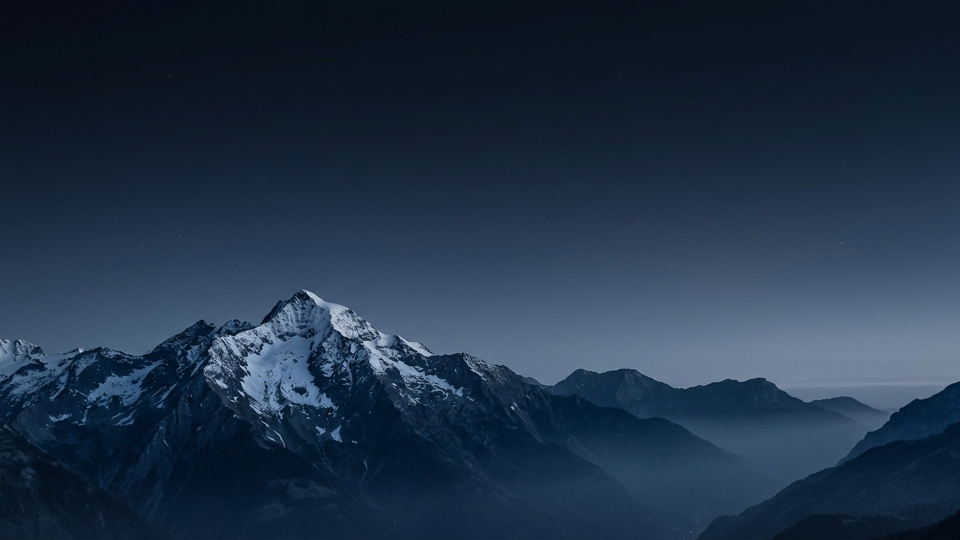
#> input picture assets/wallpaper-night.jpg, 1920 x 1080 px (shown at 1/2 size)
$ python build-peak-ui-pack.py
#> lines starting #> are read from the running program, lines starting #| are printed output that depends on the picture
import io
import json
import math
import random
import zipfile
from pathlib import Path
from PIL import Image, ImageDraw, ImageFilter

ROOT = Path(__file__).resolve().parent.parent
ASSETS_DIR = ROOT / "assets"
WALLPAPER_NIGHT = ASSETS_DIR / "wallpaper-night.jpg"
ICON_PNG = ASSETS_DIR / "icon.png"
OUT_ZIP = ASSETS_DIR / "peak-ui-pack.zip"


def png_bytes(img: Image.Image) -> bytes:
    buf = io.BytesIO()
    img.save(buf, format="PNG", optimize=True)
    return buf.getvalue()


def build_pack_png() -> bytes:
    im = Image.open(ICON_PNG).convert("RGBA").resize((128, 128), Image.Resampling.LANCZOS)
    return png_bytes(im)


def build_panorama_faces(size: int = 512) -> dict[str, bytes]:
    """Generate 6 seamless dark-alpine mountain panorama faces derived from Peak night wallpaper."""
    src = Image.open(WALLPAPER_NIGHT).convert("RGB")
    strip_w = size * 4
    # Mirror-tile horizontally twice so wraparound at 360 deg (face 3 -> face 0) has zero seam
    flipped = src.transpose(Image.Transpose.FLIP_LEFT_RIGHT)
    combined = Image.new("RGB", (src.width * 2, src.height))
    combined.paste(src, (0, 0))
    combined.paste(flipped, (src.width, 0))
    strip = combined.resize((strip_w, size), Image.Resampling.LANCZOS)

    # Darken slightly and infuse alpine navy atmosphere so white Minecraft menus pop cleanly
    top_strip_color = (7, 14, 28)
    bot_strip_color = (5, 9, 17)
    overlay_grad = Image.new("RGBA", (strip_w, size))
    od = ImageDraw.Draw(overlay_grad)
    for y in range(size):
        t = y / max(1, size - 1)
        if t < 0.25:
            a = int(200 * (1.0 - t / 0.25))
            od.line([(0, y), (strip_w, y)], fill=(*top_strip_color, a))
        elif t > 0.78:
            a = int(225 * ((t - 0.78) / 0.22))
            od.line([(0, y), (strip_w, y)], fill=(*bot_strip_color, a))
        else:
            od.line([(0, y), (strip_w, y)], fill=(7, 13, 24, 52))

    # Add subtle aurora cyan/indigo mist band across the upper sky
    rng = random.Random(20261124)
    aurora = Image.new("RGBA", (strip_w, size), (0, 0, 0, 0))
    ad = ImageDraw.Draw(aurora)
    for i in range(18):
        cx = int((i / 18.0) * strip_w)
        cy = int(size * (0.28 + 0.06 * math.sin(i * 0.9)))
        rx = size // 2
        ry = size // 6
        ad.ellipse([cx - rx, cy - ry, cx + rx, cy + ry], fill=(32, 165, 232, 10))
    aurora = aurora.filter(ImageFilter.GaussianBlur(radius=28))

    # Add subtle pinpoint alpine stars on upper sky
    stars = Image.new("RGBA", (strip_w, size), (0, 0, 0, 0))
    sd = ImageDraw.Draw(stars)
    for _ in range(360):
        sx = rng.randint(0, strip_w - 1)
        sy = rng.randint(4, int(size * 0.52))
        alpha = rng.randint(55, 195)
        col = (210, 238, 255, alpha) if rng.random() < 0.7 else (120, 210, 255, alpha)
        sd.point((sx, sy), fill=col)

    strip_rgba = Image.alpha_composite(strip.convert("RGBA"), aurora)
    strip_rgba = Image.alpha_composite(strip_rgba, overlay_grad)
    strip_rgba = Image.alpha_composite(strip_rgba, stars).convert("RGB")

    faces: dict[str, bytes] = {}
    for idx in range(4):
        crop = strip_rgba.crop((idx * size, 0, (idx + 1) * size, size))
        faces[f"panorama_{idx}.png"] = png_bytes(crop)

    # Top face (panorama_4.png): deep zenith alpine night sky + stars
    top_img = Image.new("RGB", (size, size), top_strip_color)
    td = ImageDraw.Draw(top_img)
    for _ in range(180):
        sx = rng.randint(2, size - 3)
        sy = rng.randint(2, size - 3)
        b = rng.randint(85, 220)
        td.point((sx, sy), fill=(int(b * 0.8), int(b * 0.92), b))
    faces["panorama_4.png"] = png_bytes(top_img)

    # Bottom face (panorama_5.png): deep obsidian ridge shadow
    bot_img = Image.new("RGB", (size, size), bot_strip_color)
    faces["panorama_5.png"] = png_bytes(bot_img)

    # Subtle radial vignette overlay
    ov = Image.new("RGBA", (256, 256), (0, 0, 0, 0))
    ov_px = ov.load()
    for y in range(256):
        dy = (y - 127.5) / 127.5
        for x in range(256):
            dx = (x - 127.5) / 127.5
            dist = min(1.0, math.sqrt(dx * dx + dy * dy))
            alpha = int(max(0, min(145, 28 + 110 * (dist ** 1.65))))
            ov_px[x, y] = (7, 13, 23, alpha)
    faces["panorama_overlay.png"] = png_bytes(ov)
    return faces


def make_glass_button(fill_top, fill_bot, border_col, inner_glow=None) -> bytes:
    w, h = 200, 20
    im = Image.new("RGBA", (w, h), (0, 0, 0, 0))
    draw = ImageDraw.Draw(im)
    for y in range(h):
        t = y / max(1, h - 1)
        r = int(fill_top[0] + (fill_bot[0] - fill_top[0]) * t)
        g = int(fill_top[1] + (fill_bot[1] - fill_top[1]) * t)
        b = int(fill_top[2] + (fill_bot[2] - fill_top[2]) * t)
        a = int(fill_top[3] + (fill_bot[3] - fill_top[3]) * t)
        draw.line([(1, y), (w - 2, y)], fill=(r, g, b, a))

    # Crisp 1px perimeter with rounded corners
    draw.rectangle([0, 1, w - 1, h - 2], outline=border_col)
    draw.rectangle([1, 0, w - 2, h - 1], outline=border_col)
    if inner_glow:
        draw.line([(2, 1), (w - 3, 1)], fill=inner_glow)
    return png_bytes(im)


def build_hotbar_sprites() -> dict[str, bytes]:
    out: dict[str, bytes] = {}

    # 182x22 main hotbar: dark translucent glass with subtle ice-blue outer rim and slot separators
    hb = Image.new("RGBA", (182, 22), (0, 0, 0, 0))
    hd = ImageDraw.Draw(hb)
    for y in range(1, 21):
        t = (y - 1) / 19.0
        a = int(198 + 20 * t)
        hd.line([(1, y), (180, y)], fill=(8, 15, 28, a))
    hd.rectangle([0, 0, 181, 21], outline=(56, 189, 248, 105))
    hd.line([(1, 1), (180, 1)], fill=(186, 230, 253, 35))
    for slot in range(1, 9):
        x = 1 + slot * 20
        hd.line([(x, 3), (x, 18)], fill=(148, 163, 184, 48))
    out["hotbar.png"] = png_bytes(hb)

    # 24x23 active slot selection frame with ice-blue highlight
    sel = Image.new("RGBA", (24, 23), (0, 0, 0, 0))
    sd = ImageDraw.Draw(sel)
    sd.rectangle([1, 1, 22, 21], fill=(56, 189, 248, 28), outline=(56, 189, 248, 245))
    sd.rectangle([0, 0, 23, 22], outline=(125, 211, 252, 165))
    # Bright corner pixels for modern tactical Peak look
    for cx, cy in [(0, 0), (1, 0), (0, 1), (22, 0), (23, 0), (23, 1), (0, 21), (0, 22), (1, 22), (23, 21), (22, 22), (23, 22)]:
        sel.putpixel((cx, cy), (224, 242, 254, 255))
    out["hotbar_selection.png"] = png_bytes(sel)

    # 29x24 offhand slot (left / right)
    def offhand_sprite(slot_x0: int) -> bytes:
        im = Image.new("RGBA", (29, 24), (0, 0, 0, 0))
        d = ImageDraw.Draw(im)
        d.rectangle([slot_x0, 1, slot_x0 + 21, 22], fill=(8, 15, 28, 200), outline=(56, 189, 248, 105))
        d.line([(slot_x0 + 1, 2), (slot_x0 + 20, 2)], fill=(186, 230, 253, 35))
        return png_bytes(im)

    out["hotbar_offhand_left.png"] = offhand_sprite(0)
    out["hotbar_offhand_right.png"] = offhand_sprite(7)

    # 15x15 crisp minimal Peak crosshair
    ch = Image.new("RGBA", (15, 15), (0, 0, 0, 0))
    # Dark outer halo for contrast on white snow, crisp ice-white core
    dark = (7, 13, 23, 185)
    core = (232, 246, 255, 245)
    accent = (56, 189, 248, 255)
    for i in range(3, 6):
        ch.putpixel((7 - 1, i), dark)
        ch.putpixel((7 + 1, i), dark)
        ch.putpixel((7 - 1, 14 - i), dark)
        ch.putpixel((7 + 1, 14 - i), dark)
        ch.putpixel((i, 7 - 1), dark)
        ch.putpixel((i, 7 + 1), dark)
        ch.putpixel((14 - i, 7 - 1), dark)
        ch.putpixel((14 - i, 7 + 1), dark)
    for i in range(3, 6):
        ch.putpixel((7, i), core)
        ch.putpixel((7, 14 - i), core)
        ch.putpixel((i, 7), core)
        ch.putpixel((14 - i, 7), core)
    ch.putpixel((7, 7), accent)
    out["crosshair.png"] = png_bytes(ch)
    return out


def main() -> None:
    pack_mcmeta = {
        "pack": {
            "pack_format": 46,
            "supported_formats": {"min_inclusive": 15, "max_inclusive": 999},
            "min_format": 15,
            "max_format": 999,
            "description": "Peak Alpine UI — Ciemny alpejski motyw, HUD i menu Peak Launchera",
        }
    }
    button_mcmeta = json.dumps(
        {"gui": {"scaling": {"type": "nine_slice", "width": 200, "height": 20, "border": 3}}},
        indent=2,
    )

    splashes = "\n".join(
        [
            "Peak Launcher — Alpine Edition!",
            "Szczyt zawsze przed Tobą!",
            "Right Shift -> Nowe Peak Client GUI!",
            "Lepsze F3 aktywne!",
            "Zoom (C) & Fullbright (G)!",
            "Własny serwer <adres>.peak!",
            "Pure Cinema Alpine UI!",
            "Zero UAC, czysta wydajność!",
        ]
    ) + "\n"

    pano = build_panorama_faces(512)
#> in build_panorama_faces, src is the input picture: PIL image 1920x1080 RGB; mean R, G, B 32.4, 50, 70.6
#> in build_panorama_faces, `combined = Image.new("RGB", (src.width * 2, src.height))`: combined: PIL image 3840x1080 RGB; every value is 0
#> in build_panorama_faces, `combined.paste(flipped, (src.width, 0))`:
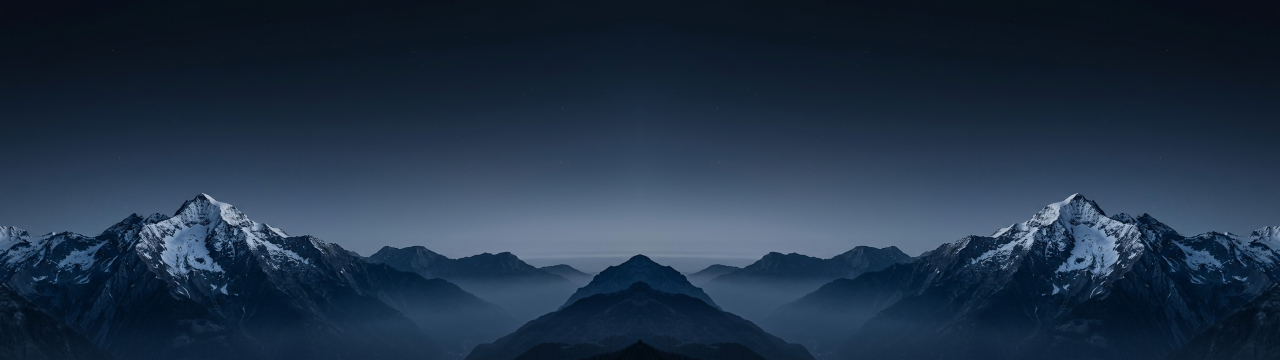
#> combined: PIL image 3840x1080 RGB (shown at 1/3 size); mean R, G, B 32.4, 50, 70.6
#> in build_panorama_faces, `overlay_grad = Image.new("RGBA", (strip_w, size))`: overlay_grad: PIL image 2048x512 RGBA; every value is 0
#> in build_panorama_faces, `aurora = aurora.filter(ImageFilter.GaussianBlur(radius=28))`:
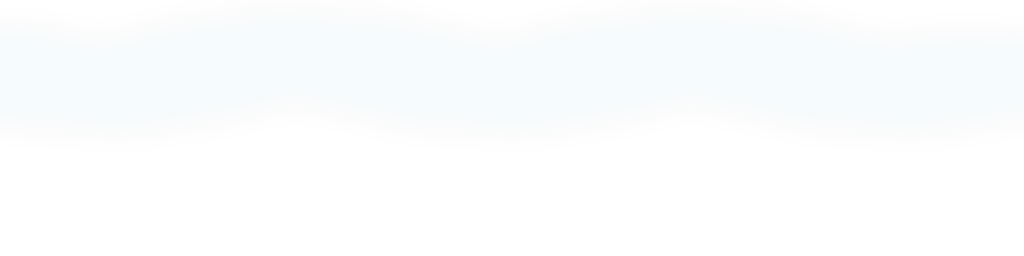
#> aurora: PIL image 2048x512 RGBA (shown at 1/2 size); mean R, G, B, A 11.6, 60, 84.3, 3.6; transparent parts drawn white
#> in build_panorama_faces, `strip_rgba = Image.alpha_composite(strip_rgba, overlay_grad)`:
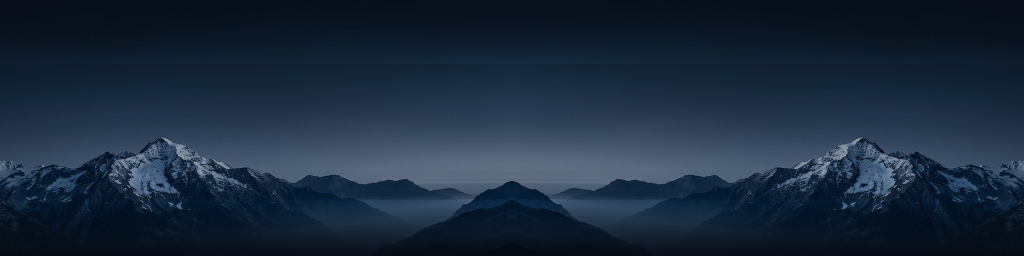
#> strip_rgba: PIL image 2048x512 RGBA (shown at 1/2 size); mean R, G, B, A 26.4, 41.8, 60.3, 255
#> after the loop in build_panorama_faces, `for idx in range(4):`:
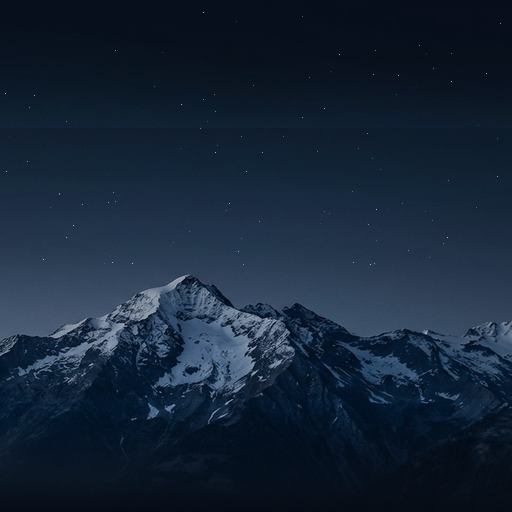
#> crop: PIL image 512x512 RGB; mean R, G, B 21.7, 36.7, 54.9
#> after the loop in build_panorama_faces, `for idx in range(4):`: faces = 4 items
#> in build_panorama_faces, `top_img = Image.new("RGB", (size, size), top_strip_color)`:
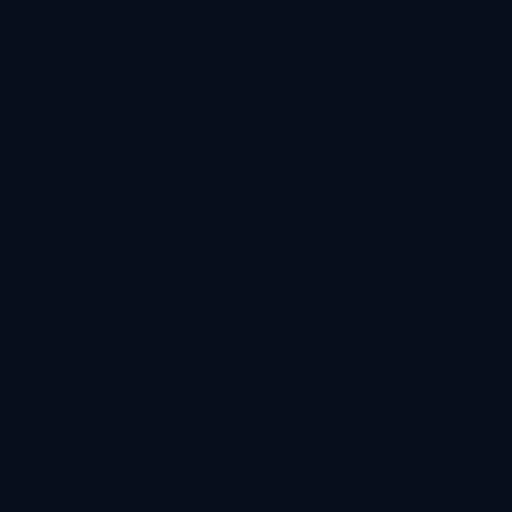
#> top_img: PIL image 512x512 RGB; mean R, G, B 7, 14, 28
#> in build_panorama_faces, `ov = Image.new("RGBA", (256, 256), (0, 0, 0, 0))`: ov: PIL image 256x256 RGBA; every value is 0
#> in png_bytes (call 7), `img.save(buf, format="PNG", optimize=True)`:
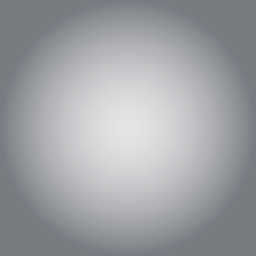
#> img: PIL image 256x256 RGBA; mean R, G, B, A 7, 13, 23, 98.9; transparent parts drawn white
#> pano = 7 items
    hud = build_hotbar_sprites()
#> in build_hotbar_sprites, `hb = Image.new("RGBA", (182, 22), (0, 0, 0, 0))`: hb: PIL image 182x22 RGBA; every value is 0
#> in build_hotbar_sprites, `sel = Image.new("RGBA", (24, 23), (0, 0, 0, 0))`: sel: PIL image 24x23 RGBA; every value is 0
#> in offhand_sprite, `im = Image.new("RGBA", (29, 24), (0, 0, 0, 0))`: im: PIL image 29x24 RGBA; every value is 0
#> in png_bytes (call 11), `img.save(buf, format="PNG", optimize=True)`:
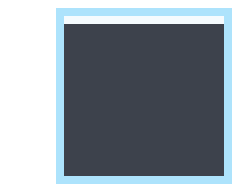
#> img: PIL image 29x24 RGBA (shown 8 times larger); mean R, G, B, A 16.5, 37.6, 52.5, 122.9; transparent parts drawn white
#> hud = 5 items

    with zipfile.ZipFile(OUT_ZIP, "w", compression=zipfile.ZIP_DEFLATED, compresslevel=9) as zf:
        zf.writestr("pack.mcmeta", json.dumps(pack_mcmeta, ensure_ascii=False, indent=2))
        zf.writestr("pack.png", build_pack_png())
        zf.writestr("assets/minecraft/texts/splashes.txt", splashes.encode("utf-8"))

        for name, data in pano.items():
            zf.writestr(f"assets/minecraft/textures/gui/title/background/{name}", data)

        btn_normal = make_glass_button((13, 23, 41, 212), (8, 15, 28, 224), (100, 116, 139, 135), (255, 255, 255, 26))
        btn_hover = make_glass_button((17, 36, 66, 234), (11, 24, 46, 240), (56, 189, 248, 255), (125, 211, 252, 80))
        btn_disabled = make_glass_button((15, 23, 42, 130), (10, 15, 28, 140), (71, 85, 105, 80))

        for name, img_data in [
            ("button.png", btn_normal),
            ("button_highlighted.png", btn_hover),
            ("button_disabled.png", btn_disabled),
        ]:
            zf.writestr(f"assets/minecraft/textures/gui/sprites/widget/{name}", img_data)
            zf.writestr(f"assets/minecraft/textures/gui/sprites/widget/{name}.mcmeta", button_mcmeta)

        for name, data in hud.items():
            zf.writestr(f"assets/minecraft/textures/gui/sprites/hud/{name}", data)

    print(f"Generated {OUT_ZIP} ({OUT_ZIP.stat().st_size} bytes)")


if __name__ == "__main__":
#> (the run stopped early here; a loop or call above may not have finished)
